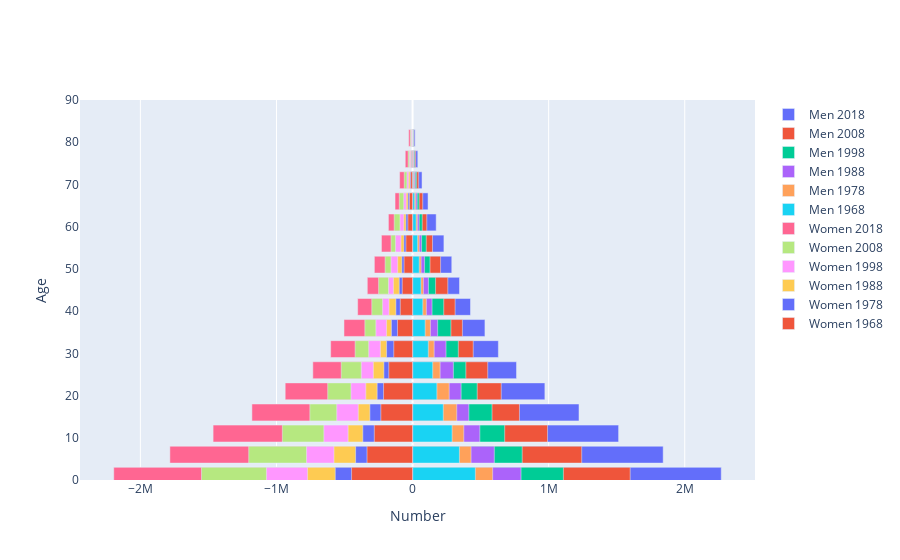

The cell this chart's notebook holds for it:
### Markdown cell above
[#C] Animated Population Pyramids

### Code cell
def animated_population_pyramid(dataframe):

    # Count down by increments of 20 years
    years = range(2018,1960,-10)
    
    layout = go.Layout(barmode='overlay',
                   yaxis=go.layout.YAxis(range=[0, 90], title='Age'),
                   xaxis=go.layout.XAxis(title='Number'))

    # This makes a list of graphs, year by year
    bins = [go.Bar(x = df.loc[str(year),:].filter(regex="Male").values,
               y = [int(s[:2])+1 for s in age_ranges],
               orientation='h',
               name='Men {:d}'.format(year),
               hoverinfo='skip'
              )
            for year in years]
          
    bins += [go.Bar(x = -df.loc[str(year),:].filter(regex="Female").values,
                y=[int(s[:2])+1 for s in age_ranges],
                orientation='h',
                name='Women {:d}'.format(year),
                hoverinfo='skip',
               )
             for year in years]

    return py.iplot(dict(data=bins, layout=layout))
configure_plotly_browser_state()        
animated_population_pyramid(df)

### Figure 1 — Plotly figure (JSON) as saved in the notebook; plotly's stock layout.template omitted (floating-point values rounded to 4 significant figures)
{"data": [{"hoverinfo": "skip", "name": "Men 2018", "orientation": "h", "x": [2268252, 1841530, 1514067, 1222928, 972266, 763932, 630543, 531825, 425738, 344995, 288125, 230442, 173532, 113792, 69654, 38410, 18897], "y": [1, 6, 11, 16, 21, 26, 31, 36, 41, 46, 51, 56, 61, 66, 71, 76, 81], "type": "bar"}, {"hoverinfo": "skip", "name": "Men 2008", "orientation": "h", "x": [1599186, 1242899, 991831, 785511, 651726, 552348, 445823, 366302, 312738, 258913, 205889, 146752, 104541, 74679, 45017, 23025, 11209], "y": [1, 6, 11, 16, 21, 26, 31, 36, 41, 46, 51, 56, 61, 66, 71, 76, 81], "type": "bar"}, {"hoverinfo": "skip", "name": "Men 1998", "orientation": "h", "x": [1108424, 805737, 676933, 583990, 475206, 391582, 336284, 281914, 229142, 169187, 128174, 100638, 71275, 48461, 30164, 15689, 7135], "y": [1, 6, 11, 16, 21, 26, 31, 36, 41, 46, 51, 56, 61, 66, 71, 76, 81], "type": "bar"}, {"hoverinfo": "skip", "name": "Men 1988", "orientation": "h", "x": [797096, 600745, 494231, 413410, 356883, 300042, 245951, 184333, 143230, 116794, 88081, 66311, 48931, 34168, 20573, 9792, 3800], "y": [1, 6, 11, 16, 21, 26, 31, 36, 41, 46, 51, 56, 61, 66, 71, 76, 81], "type": "bar"}, {"hoverinfo": "skip", "name": "Men 1978", "orientation": "h", "x": [588649, 429837, 376582, 324913, 269193, 202481, 158620, 131216, 101451, 79521, 62826, 49120, 35693, 23463, 13074, 5225, 1432], "y": [1, 6, 11, 16, 21, 26, 31, 36, 41, 46, 51, 56, 61, 66, 71, 76, 81], "type": "bar"}, {"hoverinfo": "skip", "name": "Men 1968", "orientation": "h", "x": [461450, 344284, 290546, 225676, 178863, 148067, 115741, 92576, 75395, 61909, 48952, 37125, 26100, 15259, 6854, 2596, 615], "y": [1, 6, 11, 16, 21, 26, 31, 36, 41, 46, 51, 56, 61, 66, 71, 76, 81], "type": "bar"}, {"hoverinfo": "skip", "name": "Women 2018", "orientation": "h", "x": [-2195646, -1783221, -1465613, -1180439, -935868, -732841, -601805, -503813, -403418, -332553, -280763, -228701, -177469, -128661, -95165, -53609, -28546], "y": [1, 6, 11, 16, 21, 26, 31, 36, 41, 46, 51, 56, 61, 66, 71, 76, 81], "type": "bar"}, {"hoverinfo": "skip", "name": "Women 2008", "orientation": "h", "x": [-1550869, -1203761, -956754, -754628, -623347, -524023, -421896, -350424, -299431, -249513, -201732, -157971, -134760, -97346, -61160, -32487, -16691], "y": [1, 6, 11, 16, 21, 26, 31, 36, 41, 46, 51, 56, 61, 66, 71, 76, 81], "type": "bar"}, {"hoverinfo": "skip", "name": "Women 1998", "orientation": "h", "x": [-1073681, -779054, -651677, -557051, -452440, -376473, -322270, -269662, -220312, -176804, -158214, -125118, -92406, -65012, -41537, -22376, -10900], "y": [1, 6, 11, 16, 21, 26, 31, 36, 41, 46, 51, 56, 61, 66, 71, 76, 81], "type": "bar"}, {"hoverinfo": "skip", "name": "Women 1988", "orientation": "h", "x": [-771493, -577230, -473497, -398811, -343398, -288135, -236473, -190971, -173000, -140530, -109329, -84825, -64332, -46475, -29276, -14318, -5797], "y": [1, 6, 11, 16, 21, 26, 31, 36, 41, 46, 51, 56, 61, 66, 71, 76, 81], "type": "bar"}, {"hoverinfo": "skip", "name": "Women 1978", "orientation": "h", "x": [-567947, -418399, -365517, -313594, -260077, -210594, -190911, -155639, -122449, -97833, -78757, -63735, -48699, -32975, -18562, -8278, -3087], "y": [1, 6, 11, 16, 21, 26, 31, 36, 41, 46, 51, 56, 61, 66, 71, 76, 81], "type": "bar"}, {"hoverinfo": "skip", "name": "Women 1968", "orientation": "h", "x": [-448236, -334462, -281086, -233021, -213264, -174595, -138023, -110775, -90320, -75757, -62268, -48474, -34343, -22532, -13359, -4534, -901], "y": [1, 6, 11, 16, 21, 26, 31, 36, 41, 46, 51, 56, 61, 66, 71, 76, 81], "type": "bar"}], "layout": {"barmode": "overlay", "xaxis": {"title": {"text": "Number"}}, "yaxis": {"range": [0, 90], "title": {"text": "Age"}}}}
